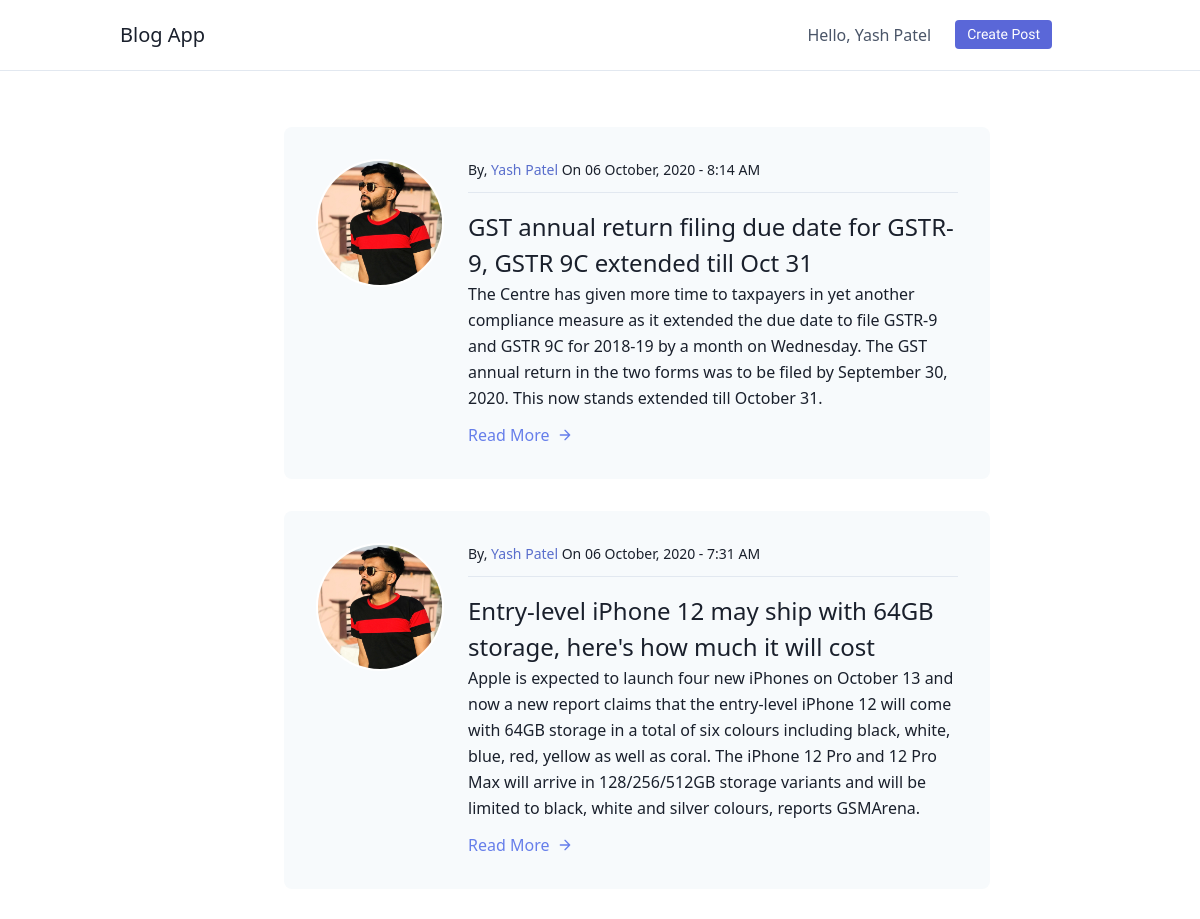
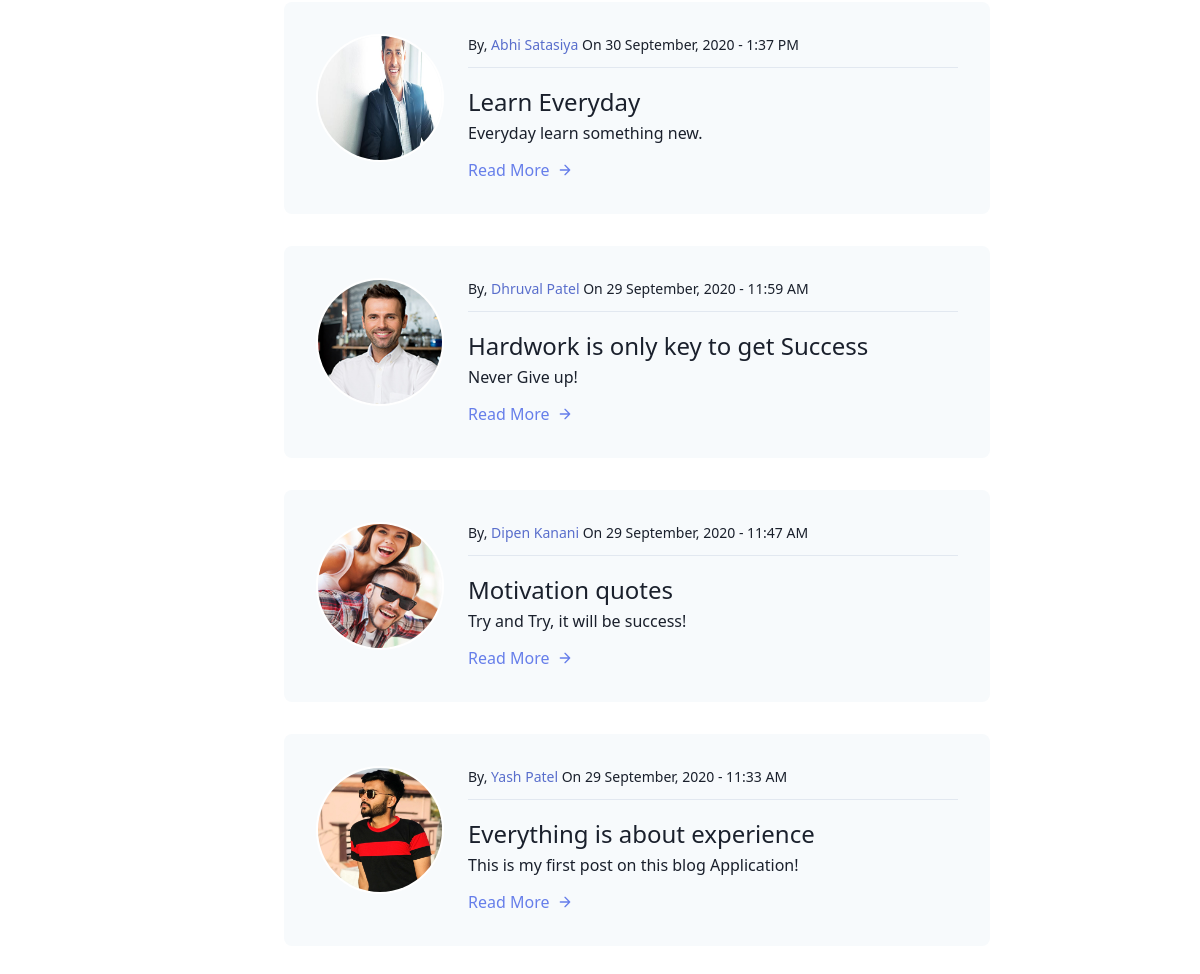
Screenshot of /home/ (signed in) with the database file from the repository (2 pictures, top to bottom).
### Blog/models.py (models this page shows)
class Post(models.Model):
    date = models.DateTimeField(default=timezone.now)
    title = models.CharField(max_length=122)
    desc = models.TextField()
    user = models.ForeignKey(User, on_delete=models.CASCADE)

### users/models.py (models this page shows)
class Profile(models.Model):
    user = models.OneToOneField(User, on_delete=models.CASCADE)
    image = models.ImageField(default='default.jpg', upload_to='profile_pics/')
    bio = models.TextField(default="", null=True, blank=True)
    """
    #Function of reduce image size in file.

    def save(self):
        super().save()

        img =  Image.open(self.image.path)

        if img.height > 300 or img.width > 300:

            output_size = (300, 300)
            img.thumbnail(output_size)
            img.save(self.image.path)
    """

### Blog/views.py (the view)
# urls.py: path('home/', views.home, name='HomePage'),
@login_required
def home(request):
    print(request.user.id)
    posts = Post.objects.all().order_by('-date')
    context = {
        'posts': posts
        }
    return render(request, 'blog/home.html', context)

### templates/blog/home.html
{% extends 'blog/base.html' %} {% block title %}Home{% endblock title %} {% block body %}
<section class="text-gray-700 body-font">
    <div class="container px-5 py-10 mx-auto">
        <div class="flex flex-wrap">
            {% for post in posts %}
            <div class="p-4 md:w-3/4 ml-40">
                <div class="flex rounded-lg h-full bg-gray-100 p-8 flex-col">
                    <div class="flex justify-start mt-3 image-container">
                        <img src="{{post.user.profile.image.url}}" class="rounded-full border-solid border-white border-2 -mt-3 h-32 w-32 home-image">
                    </div>
                    <div class="container-box -mt-32 -ml-10">
                        <div class="flex items-center mb-3 ml-48">
                        <h2 class="text-gray-900 text-sm font font-medium">By,
                            <font style="color: #596ecc;">{{post.user.first_name}} {{post.user.last_name}}</font>
                            On {{post.date|date:"d F, Y - g:i A"}}
                        </h2>
                    </div>
                    <hr class="md:w-10/11 ml-48 mb-4">
                    <h4 class="text-gray-900 text-2xl ml-48 font font-medium">{{post.title}}</h4>
                    <div class="flex-grow">
                        <p class="leading-relaxed ml-48 text-gray-900">{{post.desc}}</p>
                        <a class="mt-3 text-indigo-500 ml-48 inline-flex items-center" href="{% url 'DetailPost' post.id%}">Read More
                            <svg fill="none" stroke="currentColor" stroke-linecap="round" stroke-linejoin="round" stroke-width="2" class="w-4 h-4 ml-2" viewBox="0 0 24 24">
                                <path d="M5 12h14M12 5l7 7-7 7"></path>
                            </svg>
                        </a>
                    </div>
                    </div>
                </div>
            </div>
            {% endfor %}
        </div>
    </div>
</section>
{% endblock body %}

### templates/blog/base.html (shortened to what this page needs)
{% load static %}
<!DOCTYPE html>
<html lang="en">
<head>
    <link href="https://unpkg.com/tailwindcss@^1.0/dist/tailwind.min.css" rel="stylesheet">
    <link rel="stylesheet" href="https://pro.fontawesome.com/releases/v5.10.0/css/all.css"/>
    <link rel="stylesheet" type="text/css" href="{% static 'blog/css/main.css'%}">
</head>
<body>
    <header class="text-gray-700 body-font">
        <div class="container mx-auto flex flex-wrap p-5 flex-col md:flex-row items-center">
            <a href="{% url 'HomePage' %}" class="flex title-font font-medium items-center text-gray-900 mb-4 md:mb-0">
            <span class="ml-3 text-xl">Blog App</span>
            </a>
            <div class="dropdown">
                <span>Hello, {{user.first_name}} {{user.last_name}}</span>
            </div>
            <a href="{% url 'CreatePost' %}" class="nav-list -mt-1">
                <button class="inline-flex items-center bg-indigo-600 border-0 py-1 px-3 text-sm focus:outline-none hover:bg-indigo-500 rounded text-white mt-4 ml-6 mr-10 md:mt-0">Create Post
                </button>
            </a>
        </div>
    </header>
    <hr>
    {% block body %} {% endblock body %}
</body>
</html>

### static/blog/css/main.css (style rules this page uses)
.nav-list { color: black; font-size: 20px; font-family: 'Alata', sans-serif; }

### templates/blog/base.html (style rules this page uses)
.dropdown { position: relative; display: inline-block; }

### rows the page displays
Post: user.profile.image (picture), user.first_name "Yash", user.last_name "Patel", date "06 October, 2020 - 8:14 AM", title "GST annual return filing due date for GSTR-9, GSTR 9C extended till Oct 31", desc "The Centre has given more time to taxpayers in yet another compliance measure as it extended the due date to file GSTR-9 and GSTR 9C for 2018-19 by a month on Wednesday. The GST annual return in the two forms was to be filed by September 30, 2020. This now stands extended till October 31."
Post: user.profile.image (picture), user.first_name "Yash", user.last_name "Patel", date "06 October, 2020 - 7:31 AM", title "Entry-level iPhone 12 may ship with 64GB storage, here's how much it will cost", desc "Apple is expected to launch four new iPhones on October 13 and now a new report claims that the entry-level iPhone 12 will come with 64GB storage in a total of six colours including black, white, blue, red, yellow as well as coral. The iPhone 12 Pro and 12 Pro Max will arrive in 128/256/512GB storage variants and will be limited to black, white and silver colours, reports GSMArena."
Post: user.profile.image (picture), user.first_name "Abhi", user.last_name "Satasiya", date "30 September, 2020 - 1:37 PM", title "Learn Everyday", desc "Everyday learn something new."
Post: user.profile.image (picture), user.first_name "Dhruval", user.last_name "Patel", date "29 September, 2020 - 11:59 AM", title "Hardwork is only key to get Success", desc "Never Give up!"
Post: user.profile.image (picture), user.first_name "Dipen", user.last_name "Kanani", date "29 September, 2020 - 11:47 AM", title "Motivation quotes", desc "Try and Try, it will be success!"
Post: user.profile.image (picture), user.first_name "Yash", user.last_name "Patel", date "29 September, 2020 - 11:33 AM", title "Everything is about experience", desc "This is my first post on this blog Application!"

### other values shown
{{ user.first_name }} "Yash"
{{ user.last_name }} "Patel"
